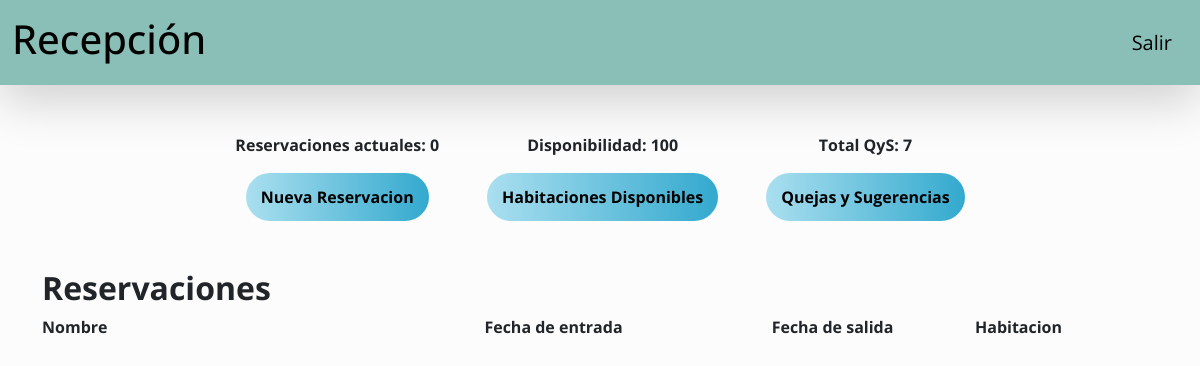
/home/, run on an earlier commit of the app's database.
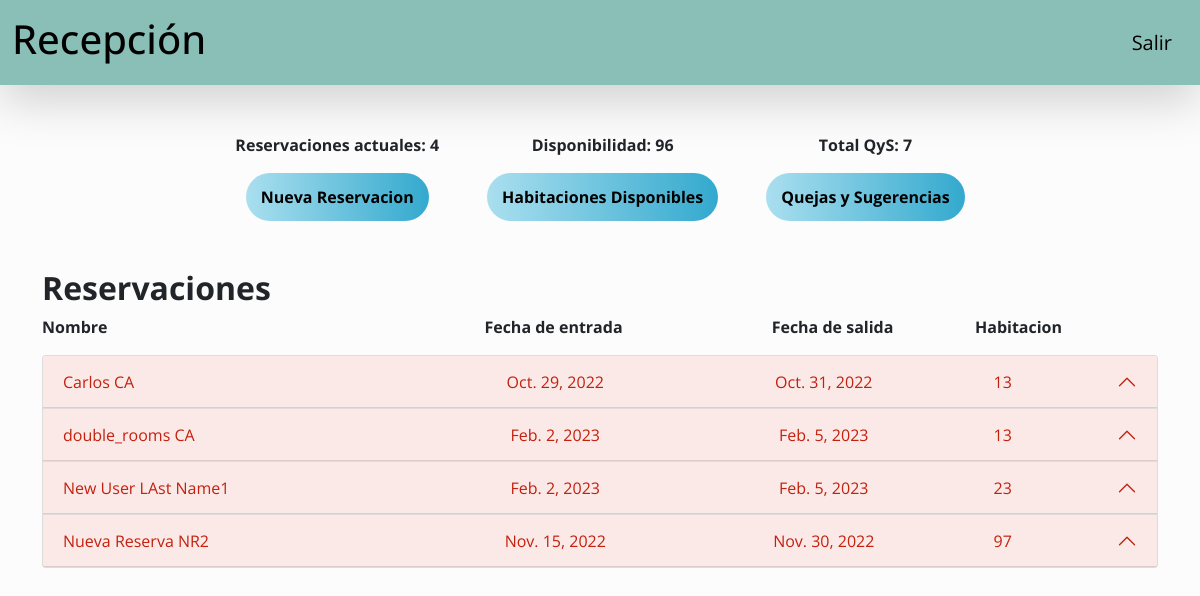
And on a later commit of the database.
### main/models.py (models this page shows, shortened)
class Reservacion(models.Model):
    name = models.CharField(max_length=50)
    lastName = models.CharField(max_length=50)
    entry_date = models.DateField()
    out_date = models.DateField()
    roomNumber = models.ForeignKey(Habitacion, on_delete=models.CASCADE)

class Habitacion(models.Model):
    roomNumber = models.IntegerField(primary_key=True)
    dispo = models.BooleanField(default=True)
    def __str__(self):
        return self.roomNumber.__str__()

### main/views.py (the view)
# urls.py: path('home/', views.home, name='home'),
def home(request):
    names = Reservacion.objects.all()
    totalR = Reservacion.objects.count()
    disp = 100 - totalR
    context = {'names': names, 'total': totalR, 'disp': disp}
    return render(request, 'home/home.html', context)

### main/templates/home/home.html (shortened to what this page needs)
{% extends 'base.html' %} {% load static %} {% block content %}
<div style="height: 100vh">
  <section>
    <div class="d-flex gap-5 justify-content-center mt-5">
      <div class="flex-column-center">
        <p style="font-weight: 700">
          Reservaciones actuales: {{total}}
        </p>
        <a
          href="{% url 'newReservation' %}"
          class="text-decoration-none gbutton"
          >Nueva Reservacion</a
        >
      </div>
      <div class="flex-column-center">
        <p style="font-weight: 700">Disponibilidad: {{disp}}</p>
        <a href="" class="text-decoration-none gbutton"
          >Habitaciones Disponibles</a
        >
      </div>
      <div class="flex-column-center">
        <p style="font-weight: 700">Total QyS: 7</p>
        <a href="" class="text-decoration-none gbutton"
          >Quejas y Sugerencias</a
        >
      </div>
    </div>
  </section>
  <section class="container my-5 w-100 w-md-75">
    <h2 class="fw-bold">Reservaciones</h2>
    <div class="d-flex">
      <p class="fw-bold col-4">Nombre</p>
      <p class="fw-bold col-3 text-center">Fecha de entrada</p>
      <p class="fw-bold col-3 text-center">Fecha de salida</p>
      <p class="fw-bold col-1 text-center">Habitacion</p>
    </div>
    <div class="accordion" id="accordionExample">
      {% for reservation in names %}
      <div class="accordion-item">
        <h2 class="accordion-header" id="heading{{reservation.id}}">
          <button
            class="accordion-button"
            type="button"
            data-bs-toggle="collapse"
            data-bs-target="#collapse{{reservation.id}}"
            aria-expanded="true"
            aria-controls="collapse{{reservation.id}}"
          >
            <div class="col-4">
              {{reservation.name}} {{reservation.lastName}}
            </div>
            <div class="col-3 text-center">
              {{reservation.entry_date}}
            </div>
            <div class="col-3 text-center">
              {{reservation.out_date}}
            </div>
            <div class="col-1 text-center">
              {{reservation.roomNumber}}
            </div>
          </button>
        </h2>
      </div>
      {% endfor %}
    </div>
  </section>
</div>
{% endblock content %}

### main/templates/base.html (shortened to what this page needs)
{% load static %}
<!DOCTYPE html>
<html lang="en">
  <head>
    <link rel="stylesheet" href="{% static 'css/bootstrap.css' %}" />
    <link rel="stylesheet" href="{% static 'css/styles.css' %}" />
  </head>
  <body>
    <nav
      class="navbar navbar-expand-lg border-0 shadow-lg"
      style="background-color: #89bfb6; height: 85px"
    >
      <div class="container-fluid align-items-center">
        <a href="{% url 'home' %}" class="navbar-brand text-black">
          <h1>Recepción</h1>
        </a>
        <a href="{% url 'login' %}" class="navbar-brand text-black">
          <p class="m-0">Salir</p>
        </a>
      </div>
    </nav>
    {% block content %} {% endblock content %}
  </body>
</html>

### main/static/css/styles.css (style rules this page uses)
.gbutton { display: flex; align-items: center; justify-content: center; background-image: linear-gradient(to right, #aadfef, #33a9ce); border-radius: 50px; font-weight: 700; color: black; padding: 12px 15px; transition: all 0.4s; }
.flex-column-center { display: flex; flex-direction: column; align-items: center; }

What changed in the data, as far as the page shows it:
added Reservacion: name "Carlos", lastName "CA", entry_date "Oct. 29, 2022", out_date "Oct. 31, 2022", roomNumber "13"
added Reservacion: name "double_rooms", lastName "CA", entry_date "Feb. 2, 2023", out_date "Feb. 5, 2023", roomNumber "13"
added Reservacion: name "New User", lastName "LAst Name1", entry_date "Feb. 2, 2023", out_date "Feb. 5, 2023", roomNumber "23"
added Reservacion: name "Nueva Reserva", lastName "NR2", entry_date "Nov. 15, 2022", out_date "Nov. 30, 2022", roomNumber "97"
Also different on the page:
{{ total }}: "0" → "4"
{{ disp }}: "100" → "96"
